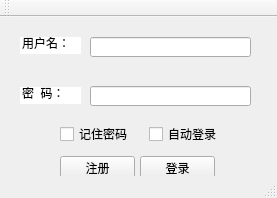
<?xml version="1.0" encoding="UTF-8"?>
<ui version="4.0">
 <class>MainWindow</class>
 <widget class="QMainWindow" name="MainWindow">
  <property name="geometry">
   <rect>
    <x>0</x>
    <y>0</y>
    <width>277</width>
    <height>198</height>
   </rect>
  </property>
  <property name="sizePolicy">
   <sizepolicy hsizetype="Fixed" vsizetype="Fixed">
    <horstretch>0</horstretch>
    <verstretch>0</verstretch>
   </sizepolicy>
  </property>
  <property name="minimumSize">
   <size>
    <width>277</width>
    <height>198</height>
   </size>
  </property>
  <property name="maximumSize">
   <size>
    <width>277</width>
    <height>198</height>
   </size>
  </property>
  <property name="windowTitle">
   <string>MYCHAT</string>
  </property>
  <property name="windowIcon">
   <iconset>
    <normaloff>MYCHAT.ico</normaloff>MYCHAT.ico</iconset>
  </property>
  <widget class="QWidget" name="centralWidget">
   <widget class="QLineEdit" name="lineEdit_userName">
    <property name="geometry">
     <rect>
      <x>90</x>
      <y>20</y>
      <width>161</width>
      <height>20</height>
     </rect>
    </property>
    <property name="inputMethodHints">
     <set>Qt::ImhDigitsOnly</set>
    </property>
   </widget>
   <widget class="QLineEdit" name="lineEdit_password">
    <property name="geometry">
     <rect>
      <x>90</x>
      <y>69</y>
      <width>161</width>
      <height>20</height>
     </rect>
    </property>
   </widget>
   <widget class="QCheckBox" name="checkBox_rem">
    <property name="geometry">
     <rect>
      <x>60</x>
      <y>109</y>
      <width>71</width>
      <height>16</height>
     </rect>
    </property>
    <property name="text">
     <string>记住密码</string>
    </property>
   </widget>
   <widget class="QCheckBox" name="checkBox_auto">
    <property name="geometry">
     <rect>
      <x>149</x>
      <y>109</y>
      <width>71</width>
      <height>16</height>
     </rect>
    </property>
    <property name="text">
     <string>自动登录</string>
    </property>
   </widget>
   <widget class="QPushButton" name="pushButton_reg">
    <property name="geometry">
     <rect>
      <x>60</x>
      <y>139</y>
      <width>75</width>
      <height>23</height>
     </rect>
    </property>
    <property name="text">
     <string>注册</string>
    </property>
   </widget>
   <widget class="QPushButton" name="pushButton_login">
    <property name="geometry">
     <rect>
      <x>140</x>
      <y>139</y>
      <width>75</width>
      <height>23</height>
     </rect>
    </property>
    <property name="sizePolicy">
     <sizepolicy hsizetype="Minimum" vsizetype="Fixed">
      <horstretch>0</horstretch>
      <verstretch>3</verstretch>
     </sizepolicy>
    </property>
    <property name="mouseTracking">
     <bool>false</bool>
    </property>
    <property name="text">
     <string>登录</string>
    </property>
    <property name="autoDefault">
     <bool>false</bool>
    </property>
   </widget>
   <widget class="QLineEdit" name="lineEdit_3">
    <property name="geometry">
     <rect>
      <x>20</x>
      <y>20</y>
      <width>61</width>
      <height>17</height>
     </rect>
    </property>
    <property name="font">
     <font>
      <kerning>true</kerning>
     </font>
    </property>
    <property name="mouseTracking">
     <bool>false</bool>
    </property>
    <property name="acceptDrops">
     <bool>true</bool>
    </property>
    <property name="toolTipDuration">
     <number>-1</number>
    </property>
    <property name="whatsThis">
     <string notr="true"/>
    </property>
    <property name="text">
     <string>用户名：</string>
    </property>
    <property name="frame">
     <bool>false</bool>
    </property>
    <property name="dragEnabled">
     <bool>false</bool>
    </property>
    <property name="readOnly">
     <bool>true</bool>
    </property>
    <property name="clearButtonEnabled">
     <bool>false</bool>
    </property>
   </widget>
   <widget class="QLineEdit" name="lineEdit_4">
    <property name="geometry">
     <rect>
      <x>20</x>
      <y>70</y>
      <width>61</width>
      <height>17</height>
     </rect>
    </property>
    <property name="font">
     <font>
      <kerning>true</kerning>
     </font>
    </property>
    <property name="mouseTracking">
     <bool>false</bool>
    </property>
    <property name="acceptDrops">
     <bool>true</bool>
    </property>
    <property name="toolTipDuration">
     <number>-1</number>
    </property>
    <property name="whatsThis">
     <string notr="true"/>
    </property>
    <property name="text">
     <string>密  码：</string>
    </property>
    <property name="frame">
     <bool>false</bool>
    </property>
    <property name="dragEnabled">
     <bool>false</bool>
    </property>
    <property name="readOnly">
     <bool>true</bool>
    </property>
    <property name="clearButtonEnabled">
     <bool>false</bool>
    </property>
   </widget>
  </widget>
  <widget class="QToolBar" name="mainToolBar">
   <attribute name="toolBarArea">
    <enum>TopToolBarArea</enum>
   </attribute>
   <attribute name="toolBarBreak">
    <bool>false</bool>
   </attribute>
  </widget>
  <widget class="QStatusBar" name="statusBar"/>
 </widget>
 <layoutdefault spacing="6" margin="11"/>
 <resources/>
 <connections/>
</ui>
